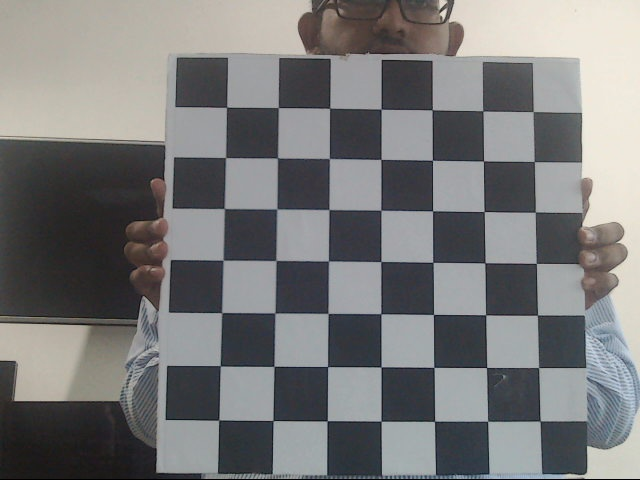
#> input picture DepthMapping/python/capture/left/0.jpg, 640 x 480 px, given in place of the camera
$ python '4.1. buildDepthMap - stereoBM - with stereo rectify.py'
#> lines starting #> are read from the running program, lines starting #| are printed output that depends on the picture
import sys
import numpy as np
import cv2

REMAP_INTERPOLATION = cv2.INTER_LINEAR

DEPTH_VISUALIZATION_SCALE = 1

calibration = np.load("outputFile.npz", allow_pickle=False)
#> (reads DepthMapping/python/outputFile.npz from the repository)
leftCameraMatrix = calibration["leftCameraMatrix"]
leftDistortionCoefficients = calibration["leftDistortionCoefficients"]
newLeftCamMatrix = calibration["newLeftCamMatrix"]
leftROI = tuple(calibration["leftROI"])
rightCameraMatrix = calibration["rightCameraMatrix"]
rightDistortionCoefficients = calibration["rightDistortionCoefficients"]
newRightCamMatrix = calibration["newRightCamMatrix"]
rightROI = tuple(calibration["rightROI"])

CAMERA_WIDTH = 640
CAMERA_HEIGHT = 360

left = cv2.VideoCapture(0)
right = cv2.VideoCapture(1)

left.set(cv2.CAP_PROP_FRAME_WIDTH, CAMERA_WIDTH)
left.set(cv2.CAP_PROP_FRAME_HEIGHT, CAMERA_HEIGHT)
right.set(cv2.CAP_PROP_FRAME_WIDTH, CAMERA_WIDTH)
right.set(cv2.CAP_PROP_FRAME_HEIGHT, CAMERA_HEIGHT)

window_size = 3
left_matcher = cv2.StereoBM_create(32, 17)

right_matcher = cv2.ximgproc.createRightMatcher(left_matcher)

# FILTER Parameters
lmbda = 80000
sigma = 1.2
visual_multiplier = 1.0

wls_filter = cv2.ximgproc.createDisparityWLSFilter(matcher_left=left_matcher)
wls_filter.setLambda(lmbda)
wls_filter.setSigmaColor(sigma)

while(True):
    if not left.grab() or not right.grab():
        print("No more frames")
        break

    _, leftFrame = left.retrieve()
#> leftFrame is the input picture: shape (480, 640, 3); mean B, G, R 121.5, 121.4, 121.3
    _, rightFrame = right.retrieve()

    fixedLeft = cv2.undistort(leftFrame, leftCameraMatrix, leftDistortionCoefficients, None, newLeftCamMatrix)
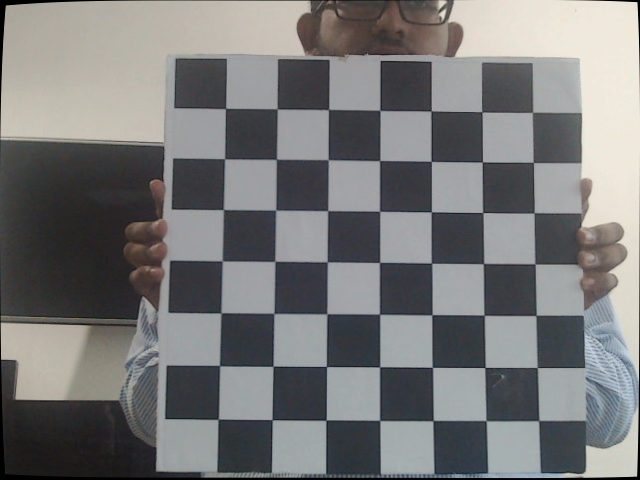
#> fixedLeft: shape (480, 640, 3); mean B, G, R 120.6, 120.4, 120.4
    fixedRight = cv2.undistort(rightFrame, rightCameraMatrix, rightDistortionCoefficients, None, newRightCamMatrix)

    grayLeft = cv2.cvtColor(fixedLeft, cv2.COLOR_BGR2GRAY)
    grayRight = cv2.cvtColor(fixedRight, cv2.COLOR_BGR2GRAY)
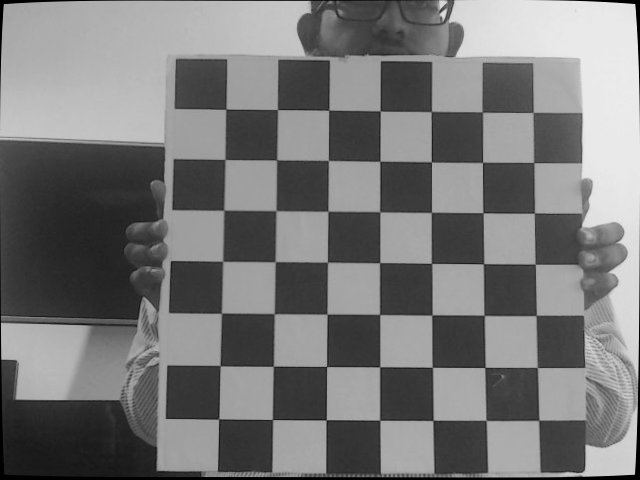
#> grayRight: shape (480, 640); min 0, max 237, mean 120.1

    displ = left_matcher.compute(grayLeft, grayRight)  #.astype(np.float32)/16
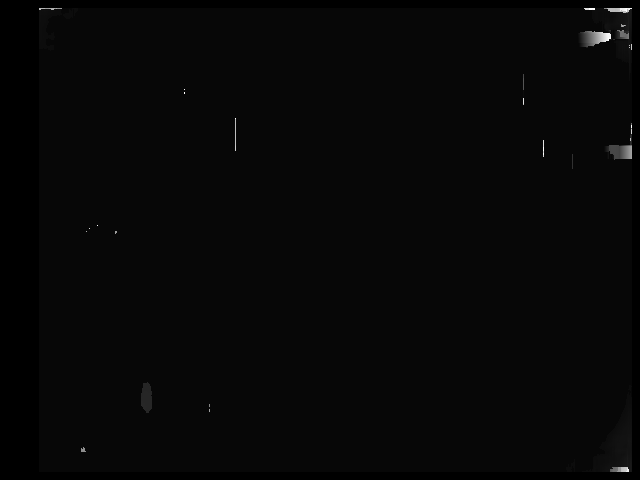
#> displ: shape (480, 640) int16; min -16, max 496, mean -0.5; drawn with min black and max white
    dispr = right_matcher.compute(grayRight, grayLeft) # .astype(np.float32)/16
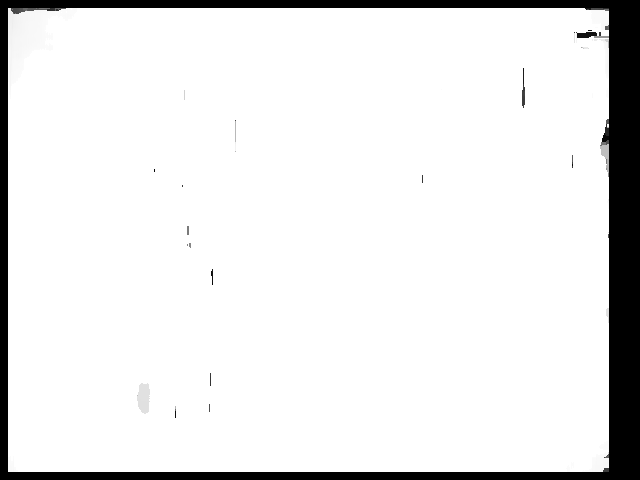
#> dispr: shape (480, 640) int16; min -512, max 0, mean -48.43; drawn with min black and max white
    displ = np.int16(displ)
    dispr = np.int16(dispr)

    filteredImg = wls_filter.filter(displ, fixedLeft, None, dispr)  # important to put "imgL" here!!!
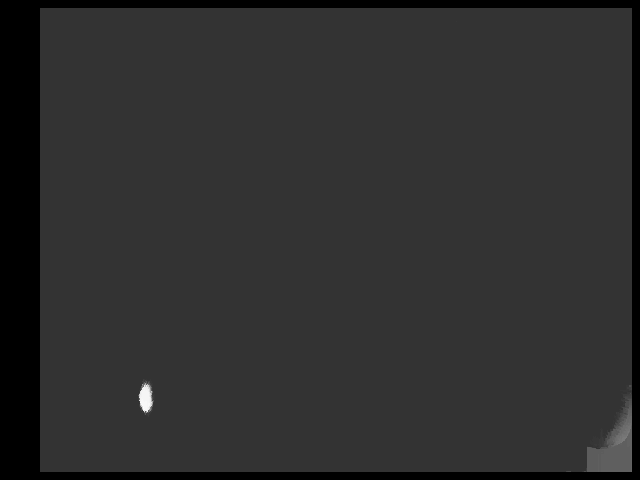
#> filteredImg: shape (480, 640) int16; min -16, max 64, mean -1.5; drawn with min black and max white
    filteredImg = cv2.normalize(src=filteredImg, dst=filteredImg, beta=0, alpha=255, norm_type=cv2.NORM_MINMAX);
    filteredImg = np.uint8(filteredImg)
    filteredImg=cv2.applyColorMap(filteredImg, cv2.COLORMAP_JET)
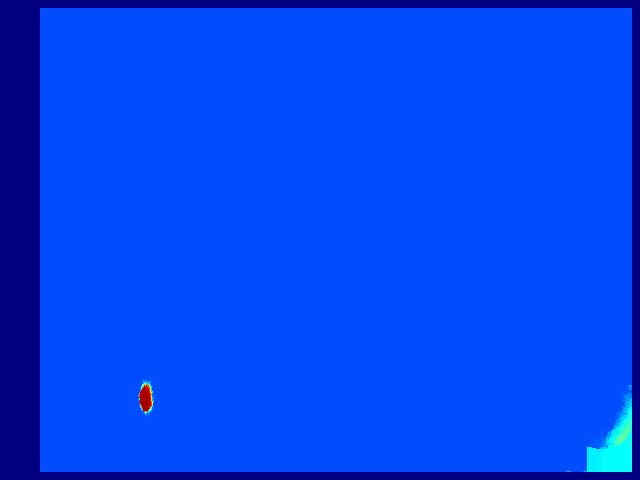
#> filteredImg: shape (480, 640, 3); mean B, G, R 241.3, 69, 0.2

    cv2.imshow('leftFrame', fixedLeft)
    cv2.imshow('rightFrame', fixedRight)
    cv2.imshow('Disparity Map', filteredImg)
    if cv2.waitKey(1) & 0xFF == ord('q'):
#> (key q is pressed here)
        break

left.release()
right.release()
cv2.destroyAllWindows()
